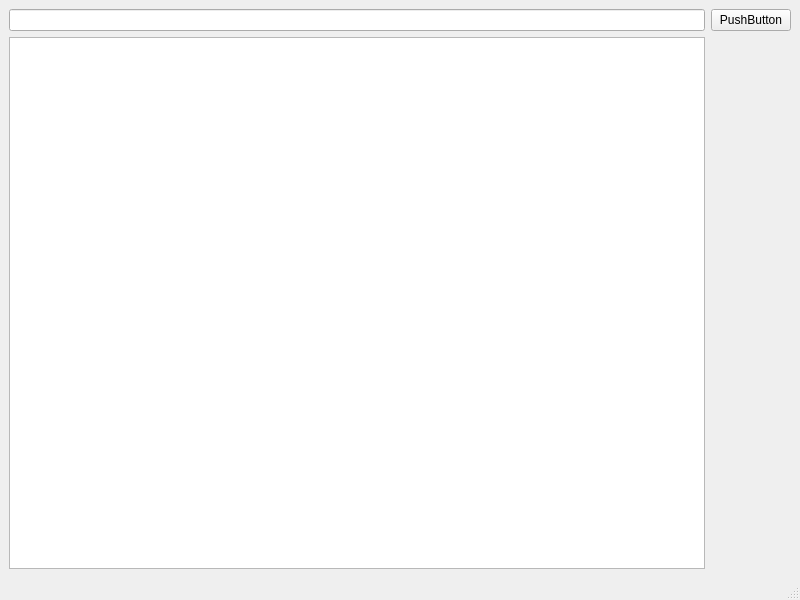
<?xml version="1.0" encoding="UTF-8"?>
<ui version="4.0">
 <class>MainWindow</class>
 <widget class="QMainWindow" name="MainWindow">
  <property name="geometry">
   <rect>
    <x>0</x>
    <y>0</y>
    <width>800</width>
    <height>600</height>
   </rect>
  </property>
  <property name="windowTitle">
   <string>MainWindow</string>
  </property>
  <widget class="QWidget" name="centralwidget">
   <layout class="QGridLayout" name="gridLayout">
    <item row="3" column="0">
     <widget class="QListWidget" name="listWidget"/>
    </item>
    <item row="2" column="1">
     <widget class="QPushButton" name="pushButton">
      <property name="text">
       <string>PushButton</string>
      </property>
     </widget>
    </item>
    <item row="2" column="0">
     <widget class="QLineEdit" name="lineEdit"/>
    </item>
   </layout>
  </widget>
  <widget class="QMenuBar" name="menubar">
   <property name="geometry">
    <rect>
     <x>0</x>
     <y>0</y>
     <width>800</width>
     <height>21</height>
    </rect>
   </property>
  </widget>
  <widget class="QStatusBar" name="statusbar"/>
 </widget>
 <resources/>
 <connections/>
</ui>
